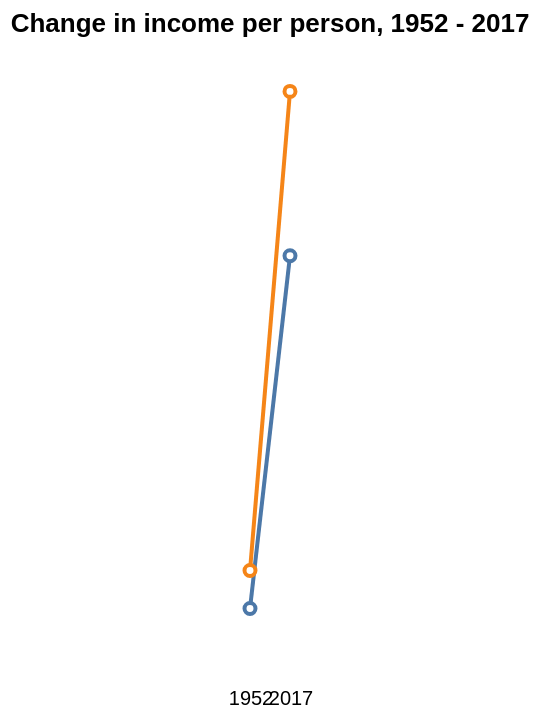

The Vega-Lite source for this figure:
### Vega-Lite specification from a JSON file in a GitHub repository (floating-point values rounded to 4 significant figures; data arrays with more than 128 entries replaced by an {"elided": "..."} marker saying what was removed)
{"$schema": "https://vega.github.io/schema/vega-lite/v5.json", "description": "Slope chart", "width": "container", "title": {"text": "Change in income per person, 1952 - 2017", "offset": 20}, "data": {"values": {"elided": "2618 records"}, "format": {"parse": {"country": "string", "year": "string"}}}, "transform": [{"filter": {"field": "country", "oneOf": ["Iceland", "Norway"]}}, {"filter": {"field": "year", "oneOf": ["1952", "2017"]}}], "mark": {"type": "line", "point": {"filled": false, "fill": "white"}}, "encoding": {"x": {"field": "year", "type": "ordinal", "axis": {"title": null, "ticks": false, "labelAngle": 0}}, "y": {"field": "gdpPercap", "type": "quantitative", "axis": {"title": null, "ticks": false, "labels": false}}, "color": {"field": "country", "type": "nominal", "legend": null}, "tooltip": [{"field": "country", "type": "nominal", "title": "Country"}, {"field": "gdpPercap", "type": "quantitative", "title": "GDP per capita", "format": "$,.0f"}]}, "config": {"style": {"cell": {"stroke": "transparent"}}, "axis": {"grid": false, "domainColor": null}}}
